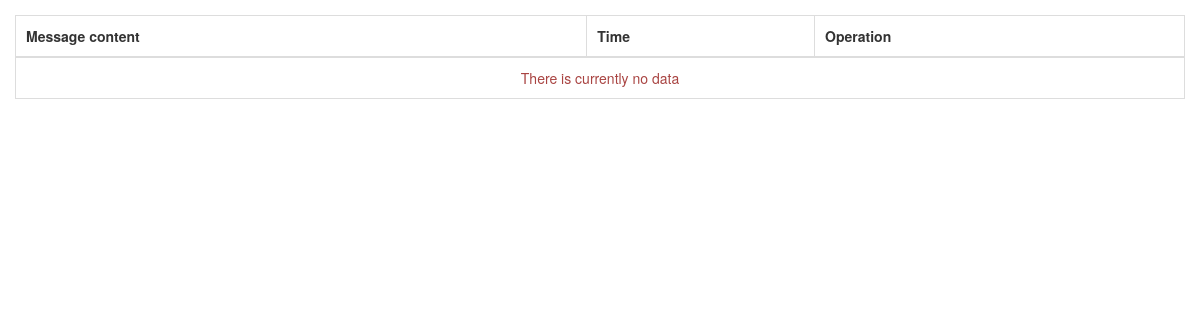
Before: /admin/my_message.php (signed in) with the older database file.
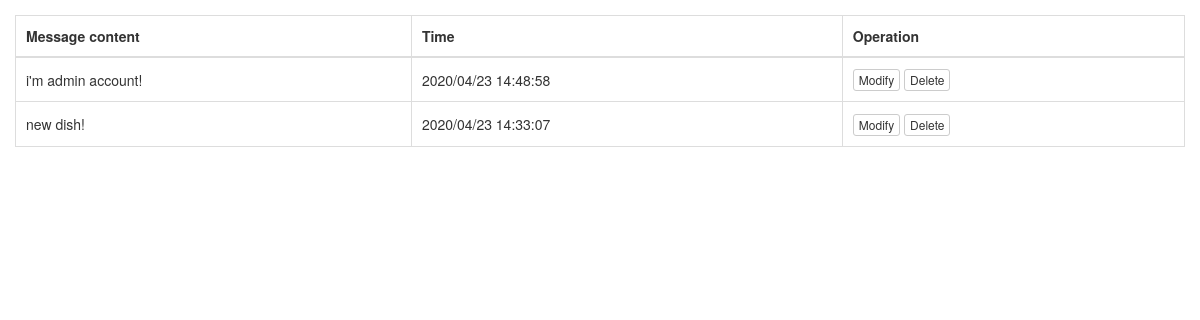
After: the same page with the newer database file.
### tables this page shows
CREATE TABLE IF NOT EXISTS `messages` (
  `id` int(11) NOT NULL AUTO_INCREMENT,
  `uid` int(11) NOT NULL,
  `name` varchar(255) NOT NULL,
  `tel` varchar(255) NOT NULL,
  `content` text NOT NULL,
  `updated` int(11) NOT NULL,
  `created` int(11) NOT NULL,
  `status` tinyint(4) NOT NULL DEFAULT '1',
  PRIMARY KEY (`id`)
);

### include/SqlHelper.class.php (called while the page is built, shortened)
<?php
    class SqlHelper{
      	public $conn;
      	public function __construct($dbhost,$dbname,$dbpassword,$dbuser){
            $this->host=$dbhost;
            $this->dbname=$dbname;
            $this->username=$dbuser;
            $this->password=$dbpassword;
      		$this->conn=mysql_connect($this->host,$this->username,$this->password);
      	}
      	public function execute_dql($sql){
      		$arr=array();
      		$res=mysql_query($sql,$this->conn) or die(mysql_error());
      		while($row=mysql_fetch_assoc($res)){
      			$arr[]=$row;
      		}
      		return $arr;
      	}
   }

### include/config.inc.php (called while the page is built, shortened)
<?php
require_once('SqlHelper.class.php');
$db = new SqlHelper('localhost','db','root','root');
include('fun.inc.php');

### include/fun.inc.php (called while the page is built, shortened)
<?php
function todate($time){
    return date('Y/m/d H:i:s',$time);
}

### admin/my_message.php (the view, shortened to what this page needs)
<?php
include('header.php');
require_once('../include/config.inc.php');
$sql = 'SELECT * FROM messages WHERE uid='.$_SESSION['userid'].' ORDER BY id DESC ';
$data = $db->execute_dql($sql);
?>
<div class="panel-body">
    <div class="table-responsive">
        <table class="table table-bordered table-hover">
            <thead>
                <tr>
                    <th>Message content</th>
                    <th>Time</th>
                    <th>Operation</th>
                </tr>
            </thead>
            <tbody>
            <?php if(!empty($data)){foreach($data as $item){?>
                <tr>
                    <td><?php echo $item['content'];?></td>
                    <td><?php echo todate($item['created']);?></td>
                    <td>
                        <a class="btn btn-default btn-xs" target="_self" href="edit_message.php?id=<?php echo $item['id'];?>">Modify</a>
                        <a class="btn btn-default btn-xs mybb" href="my_message.php?id=<?php echo $item['id'];?>">Delete</a>
                    </td>
                </tr>
            <?php }}else{?>
                <tr>
                    <td colspan='5' align="center"><span class="text-danger">There is currently no data</span></td>
                </tr>
            <?php }?>
        </tbody>
    </table>
    </div>
</div>
<?php include('footer.php');?>

Changed rows visible on the page:
added messages: content "i'm admin account!", created "2020/04/23 14:48:58"
added messages: content "new dish!", created "2020/04/23 14:33:07"
Other visible differences:
text no longer shown: "There is currently no data"
